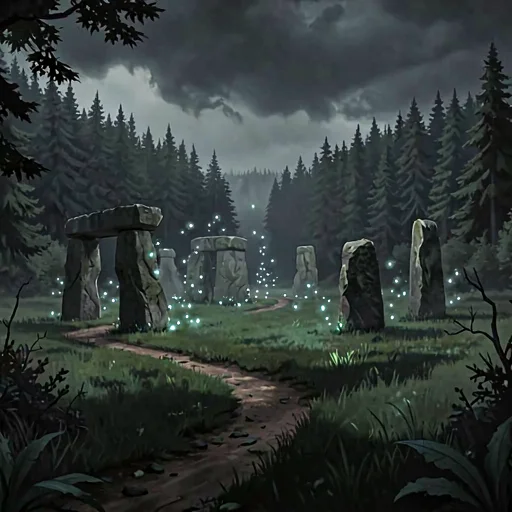
#> input picture assets/stops/stop_act0_0.webp, 512 x 512 px, found by its file name
$ python look_world_mockup.py
#> lines starting #> are read from the running program, lines starting #| are printed output that depends on the picture; after the words box and inside, x2 and y2 are one past the last pixel; in counts of white or black regions, pixels touching at a corner belong together
#!/usr/bin/env python3
"""World mockup v2 for Dungeon Recall (Godot) — the road BETWEEN FIGHTS inside one area.

Jan's correction of v1: the road must not only join the areas, the hero must travel between
the individual fights within an area too. `Battle.FIGHTS_PER_ZONE` is 10, so a zone IS ten
encounters and the journey happens at that level.

Composited from the game's own assets, so the mockup cannot flatter the idea:
  * the area's own landscape (assets/stops/stop_act0_0.webp) as the ground — the SAME art the
    arena now uses as its backdrop, so the two views agree about where the hero is;
  * assets/monsters/hero_body_barbarian.png (RGBA, transparent) as the walking figure;
  * a circular monster crop at the encounter node, the arena's own `.monster-in-ring` device;
  * the port's palette (#121212, #f1c40f, #333333).

Two panels, because there are two questions: what the road looks like, and what the WALK
between two encounters looks like.

Deterministic (fixed seed) so a re-run is the same picture.
"""
import math
import os
import random

from PIL import Image, ImageDraw, ImageFilter, ImageFont

REPO = os.path.expanduser("~/dr-godot")
OUT = "/tmp/look/world_zone.png"
W, H = 390, 844
SEED = 20260927

BG = (18, 18, 18)
ZONE_ART = "assets/stops/stop_act0_0.webp"
MONSTER = "assets/monsters/skeleton.png"
HERO = "assets/monsters/hero_body_barbarian.png"
FIGHTS = 10
GOLD = (241, 196, 15)
DIM = (120, 120, 120)

# Node states in the two panels: the hero is at fight 3 of 10.
DONE = 3
CURRENT = 3


def font(size, bold=True):
    for c in [os.path.join(REPO, "assets/fonts", "DejaVuSans-Bold.ttf"),
              os.path.join(REPO, "assets/fonts", "DejaVuSans.ttf")]:
        if os.path.exists(c):
            try:
                return ImageFont.truetype(c, size)
            except Exception:
                pass
    return ImageFont.load_default()


def ground(dim=0.52, blur=1.0):
    """The area's landscape, cover-fitted into the panel and dimmed — exactly what the arena
    backdrop does, so the world and the fight show the same place."""
    art = Image.open(os.path.join(REPO, ZONE_ART)).convert("RGB")
    s = max(W / art.width, H / art.height)
    art = art.resize((int(art.width * s + 1), int(art.height * s + 1)), Image.LANCZOS)
    x = (art.width - W) // 2
    y = (art.height - H) // 2
    art = art.crop((x, y, x + W, y + H))
    art = art.point(lambda v: int(v * dim))
    # A vignette so the path reads against the painting.
    vg = Image.new("L", (W, H), 0)
    ImageDraw.Draw(vg).ellipse([-W * 0.35, -H * 0.15, W * 1.35, H * 1.15], fill=90)
    vg = vg.filter(ImageFilter.GaussianBlur(70))
    art = Image.composite(art.point(lambda v: int(v * 0.55)), art, vg)
    return art


def nodes():
    """The ten fight positions along a road that climbs the panel and meanders."""
    # The port's OWN direction: the shipped map puts stop 1 at the top and the arrow points
    # DOWN, so the world must climb down too or the two screens disagree about which way the
    # journey runs.
    out = []
    top, bot = 300, 764
    for i in range(FIGHTS):
        t = i / float(FIGHTS - 1)
        y = top + t * (bot - top)
        x = W / 2 + 74 * math.sin(t * 3.35 + 0.35)
        out.append((x, y))
    return out


def draw_road(d, pts, seed, blur_img):
    """A trodden dirt road connecting the nodes, wobbling rather than ruling straight."""
    rnd = random.Random(seed)
    for i in range(len(pts) - 1):
        x0, y0 = pts[i]
        x1, y1 = pts[i + 1]
        steps = 60
        for s in range(steps):
            t = s / float(steps)
            x = x0 + (x1 - x0) * t + rnd.uniform(-5, 5)
            y = y0 + (y1 - y0) * t + rnd.uniform(-4, 4)
            w = 34 + rnd.uniform(-6, 6)
            shade = rnd.randint(-7, 7)
            d.ellipse([x - w / 2, y - 5, x + w / 2, y + 5],
                      fill=(58 + shade, 47 + shade, 35 + shade))


def node_marker(img, d, x, y, state, label):
    """One encounter on the road. `done` / `current` / `next` / `locked` are four different
    looks — an empty state is a style, not a hidden node."""
    r = 17
    if state == "done":
        d.ellipse([x - r, y - r, x + r, y + r], fill=(26, 26, 26), outline=(90, 90, 90), width=2)
        d.line([x - 7, y, x - 2, y + 6], fill=(150, 150, 150), width=3)
        d.line([x - 2, y + 6, x + 8, y - 7], fill=(150, 150, 150), width=3)
    elif state == "current":
        d.ellipse([x - r - 5, y - r - 5, x + r + 5, y + r + 5], outline=GOLD, width=3)
        d.ellipse([x - r, y - r, x + r, y + r], fill=(20, 18, 10), outline=GOLD, width=2)
        d.text((x, y), str(label), font=font(15), fill=GOLD, anchor="mm")
    elif state == "next":
        d.ellipse([x - r, y - r, x + r, y + r], fill=(22, 22, 22), outline=(120, 120, 120), width=2)
        d.text((x, y), str(label), font=font(14), fill=(170, 170, 170), anchor="mm")
    else:
        d.ellipse([x - r + 3, y - r + 3, x + r - 3, y + r - 3], fill=(16, 16, 16),
                  outline=(58, 58, 58), width=1)
        d.text((x, y), str(label), font=font(11), fill=(80, 80, 80), anchor="mm")


def monster_disc(size, dim=1.0):
    """The arena's own circular crop of the monster portrait, as the encounter's face."""
    m = Image.open(os.path.join(REPO, MONSTER)).convert("RGB").resize((size, size), Image.LANCZOS)
    if dim != 1.0:
        m = m.point(lambda v: int(v * dim))
    mask = Image.new("L", (size, size), 0)
    ImageDraw.Draw(mask).ellipse([0, 0, size - 1, size - 1], fill=255)
    plate = Image.new("RGB", (size, size), BG)
    plate.paste(m, (0, 0), mask)
    return plate


def hero_at(img, x, y, h=112):
    hh = Image.open(os.path.join(REPO, HERO)).convert("RGBA").resize((h, h), Image.LANCZOS)
    px = int(x - hh.width / 2)
    py = int(y - hh.height + 16)
    sh = Image.new("RGBA", (hh.width, 20), (0, 0, 0, 0))
    ImageDraw.Draw(sh).ellipse([8, 5, hh.width - 8, 17], fill=(0, 0, 0, 130))
    img.paste(sh, (px, py + hh.height - 14), sh)
    img.paste(hh, (px, py), hh)


def panel_one():
    img = ground()
#> in ground, art is the input picture: PIL image 512x512 RGB; mean R, G, B 50.1, 57.8, 55.8
#> in ground, `art = art.crop((x, y, x + W, y + H))`:
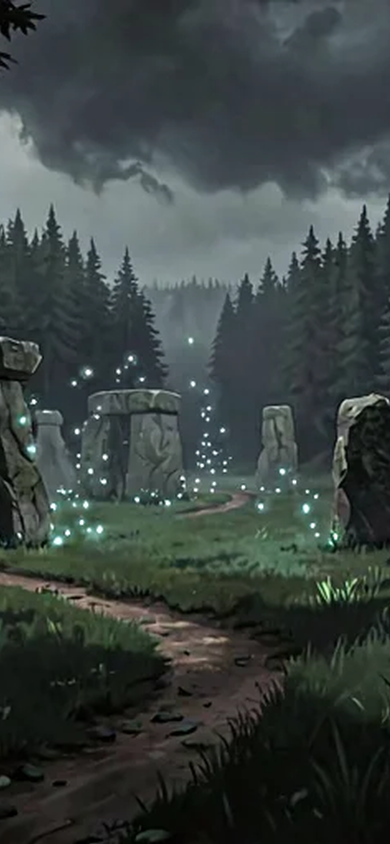
#> art: PIL image 390x844 RGB; mean R, G, B 59.3, 67.9, 65.7
#> in ground, `vg = Image.new("L", (W, H), 0)`: vg: PIL image 390x844 L; every value is 0
#> in ground, `ImageDraw.Draw(vg).ellipse([-W * 0.35, -H * 0.15, W * 1.35, H * 1.15],..`: vg: PIL image 390x844 L; every value is 90
    d = ImageDraw.Draw(img)
    pts = nodes()
    draw_road(d, pts, SEED, img)
    img = img.filter(ImageFilter.GaussianBlur(0.5))
    d = ImageDraw.Draw(img)

    for i, (x, y) in enumerate(pts):
        n = i + 1
        if n < CURRENT:
            st = "done"
        elif n == CURRENT:
            st = "current"
        elif n == CURRENT + 1:
            st = "next"
        else:
            st = "locked"
        node_marker(img, d, x, y, st, n)

    # The thing waiting at the next encounter.
    nx, ny = pts[CURRENT]
    disc = monster_disc(58)
    img.paste(disc, (int(nx - 29), int(ny - 52)))
    d.ellipse([nx - 30, ny - 53, nx + 30, ny + 7], outline=(150, 120, 60), width=1)

    # The hero, standing at the encounter he is on.
    cx, cy = pts[CURRENT - 1]
    hero_at(img, cx - 46, cy + 30)

    d.text((W // 2, 26), "Meadow", font=font(17), fill=(232, 232, 232), anchor="mm")
    d.text((W // 2, 46), "souboj 3/10", font=font(11), fill=GOLD, anchor="mm")
    # The path label at the top of the road, so the journey's direction is readable.
    d.text((W // 2, 282), "cesta k dal\u0161ímu souboji", font=font(10), fill=DIM, anchor="mm")
    return img


def panel_two():
    """What the WALK between two encounters looks like — the new unit of play."""
    img = ground(dim=0.46)
    d = ImageDraw.Draw(img)
    pts = nodes()
    draw_road(d, pts, SEED, img)
    img = img.filter(ImageFilter.GaussianBlur(0.5))
    d = ImageDraw.Draw(img)

    for i, (x, y) in enumerate(pts):
        n = i + 1
        if n < CURRENT + 1:
            st = "done"
        elif n == CURRENT + 1:
            st = "next"
        else:
            st = "locked"
        node_marker(img, d, x, y, st, n)

    # The hero MID-STRIDE between fight 3 and fight 4 — the travelling itself.
    ax, ay = pts[CURRENT - 1]
    bx, by = pts[CURRENT]
    mx, my = (ax + bx) / 2.0, (ay + by) / 2.0
    hero_at(img, mx + 40, my + 26, h=122)

    # The next encounter's face, ahead of him on the road.
    disc = monster_disc(58, dim=0.85)
    img.paste(disc, (int(bx - 29), int(by - 52)))
    d.ellipse([bx - 30, by - 53, bx + 30, by + 7], outline=(150, 120, 60), width=1)

    d.text((W // 2, 26), "Putuje\u0161 k dal\u0161ímu souboji", font=font(16), fill=(232, 232, 232),
           anchor="mm")
    d.text((W // 2, 46), "souboj 4/10", font=font(11), fill=GOLD, anchor="mm")
    d.text((W // 2, 812), "klepnutím na cestu jde\u0161 dál", font=font(10), fill=DIM, anchor="mm")
    return img


def main():
    a = panel_one()
#> after the loop in panel_one, `for i, (x, y) in enumerate(pts):`:
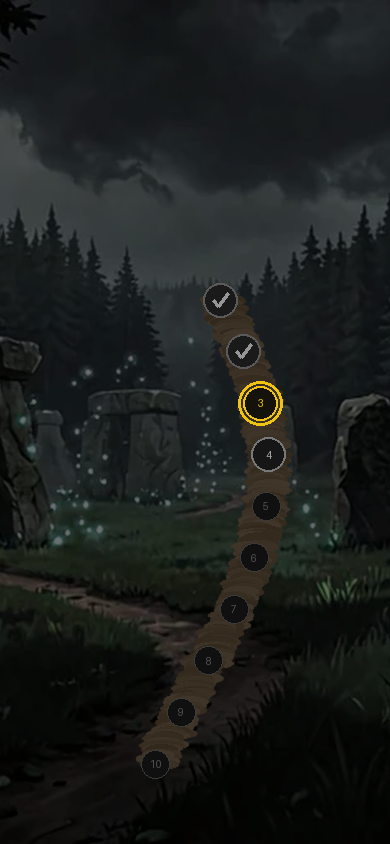
#> img: PIL image 390x844 RGB; mean R, G, B 27, 30.1, 28.4
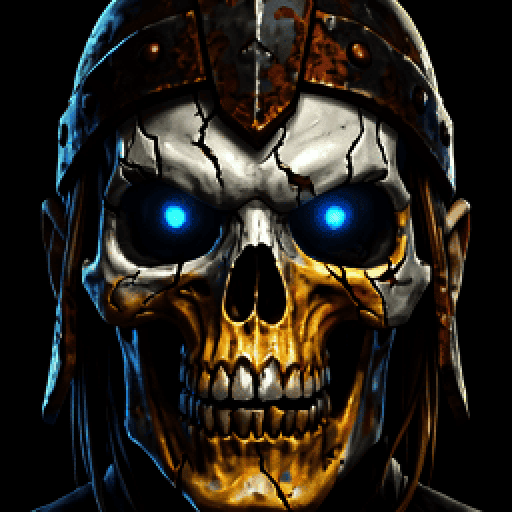
#> input picture assets/monsters/skeleton.png, 512 x 512 px, found by its file name
#> in monster_disc, `mask = Image.new("L", (size, size), 0)`: mask: PIL image 58x58 L; every value is 0
#> in monster_disc, `ImageDraw.Draw(mask).ellipse([0, 0, size - 1, size - 1], fill=255)`:
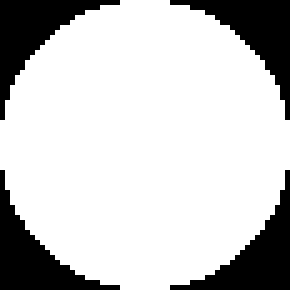
#> mask: PIL image 58x58 L (shown 5 times larger); 78.2% white; 4 black regions, box (x1, y1, x2, y2) and area: (0, 0, 24, 24) 183, (34, 0, 58, 24) 183, (0, 34, 24, 58) 183, (34, 34, 58, 58) 183
#> in monster_disc, `plate = Image.new("RGB", (size, size), BG)`: plate: PIL image 58x58 RGB; every value is 18
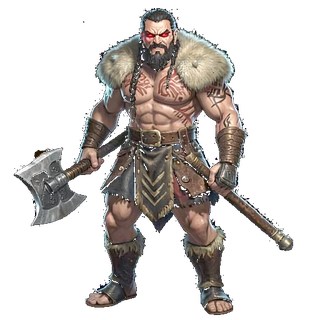
#> input picture assets/monsters/hero_body_barbarian.png, 320 x 320 px, found by its file name
#> in hero_at, `sh = Image.new("RGBA", (hh.width, 20), (0, 0, 0, 0))`: sh: PIL image 112x20 RGBA; every value is 0
    b = panel_two()
#> call 2 of hero_at, with x = 304.7, y = 454.9, h = 122
#> in hero_at (call 2), `hh = Image.open(os.path.join(REPO, HERO)).convert("RGBA").resize((h, h..`:
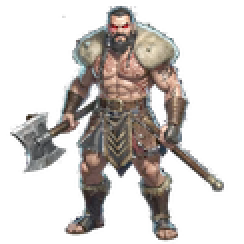
#> hh: PIL image 122x122 RGBA (shown 2 times larger); mean R, G, B, A 46, 41.7, 38.9, 84.6; transparent parts drawn white
#> in hero_at (call 2), `sh = Image.new("RGBA", (hh.width, 20), (0, 0, 0, 0))`: sh: PIL image 122x20 RGBA; every value is 0
    sheet = Image.new("RGB", (W * 2 + 24, H + 34), (10, 10, 10))
#> sheet: PIL image 804x878 RGB; every value is 10
    sheet.paste(a, (0, 34))
    sheet.paste(b, (W + 24, 34))
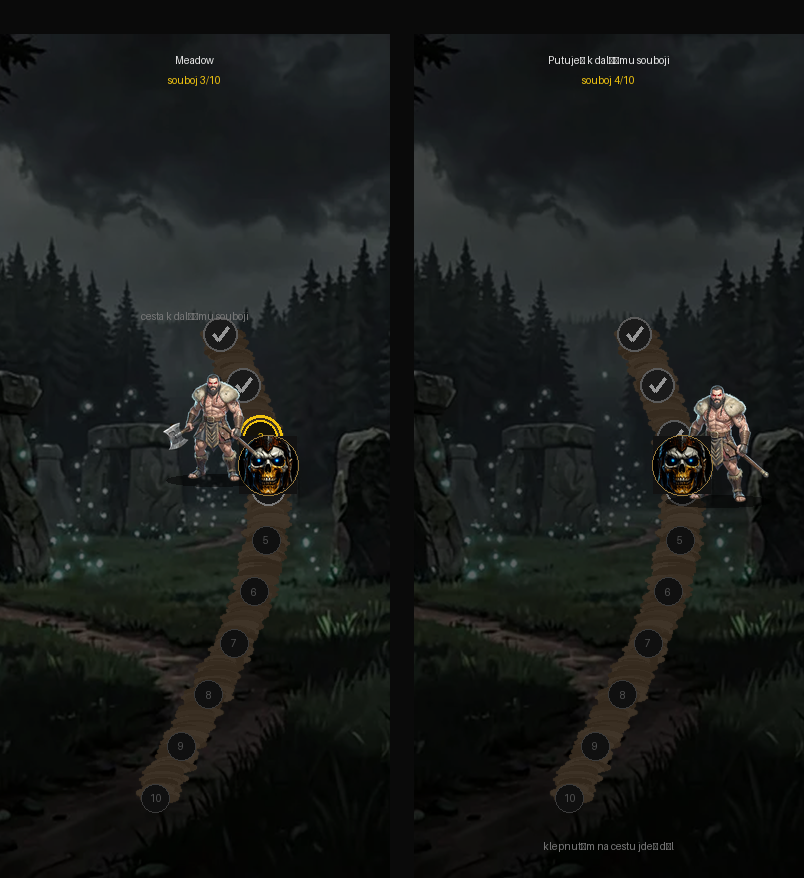
#> sheet: PIL image 804x878 RGB; mean R, G, B 25.7, 28.2, 26.6
    d = ImageDraw.Draw(sheet)
    d.text((W // 2, 17), "1 - cesta uvnitr oblasti", font=font(13), fill=GOLD, anchor="mm")
    d.text((W + 24 + W // 2, 17), "2 - putovani mezi souboji", font=font(13), fill=GOLD, anchor="mm")
    sheet.save(OUT)
    print("world_zone: %s %dx%d" % (OUT, sheet.width, sheet.height))
#> (printed output is left out)


if __name__ == "__main__":
    main()
